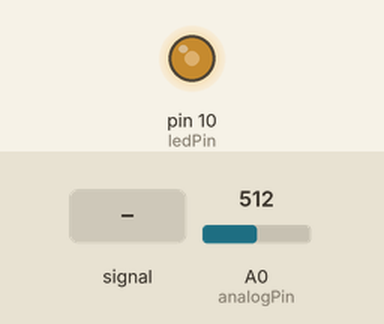
Simulated run of this sketch. Board: Arduino Uno, built with avr-gcc and run on an emulated ATmega328P. Shown: output pins drawn as LEDs (lit = HIGH). The test bench sets the inputs (shaded band); at power-on: A0 (analogPin) = 512. What the sketch prints to the serial monitor is not drawn.

Above: at 1.2 s.
1.3 s: A0 (analogPin) fed a 200 Hz sine of ±81 counts around its level
4.3 s: A0 (analogPin) set to 900
At 4.9 s:
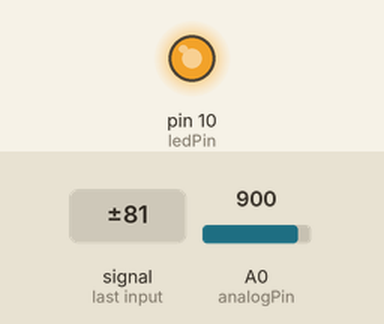
5.8 s: A0 (analogPin) set to 122
At 7.0 s:
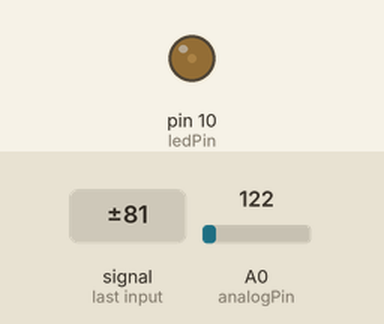
7.3 s: A0 (analogPin) set to 0
At 8.4 s:
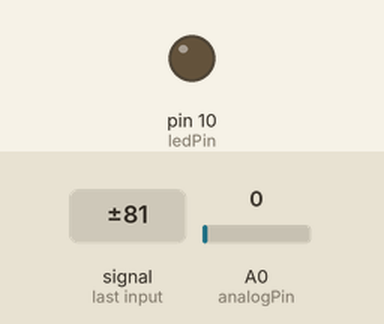
Timing chart, 0 to 9.8 s (numbered marks = the images above; inputs shaded):
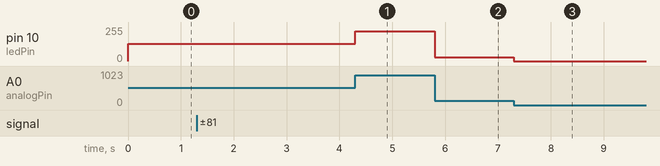

The sketch:

sketch_dec26c_rotation.ino
```cpp
const int ledPin = 10;
const int analogPin = A0;

void setup() {
  Serial.begin(115200);
  pinMode(ledPin, OUTPUT);
}

void loop() {
  int analogValue = analogRead(analogPin);
  Serial.println(analogValue);
  analogWrite(ledPin, analogValue/4);
}
```

Measured:
- after the input at 5.8 s, pin 10 (ledPin): 225/255 → 30/255 at once
- after the input at 7.3 s, pin 10 (ledPin): 30/255 → 0/255 at once
